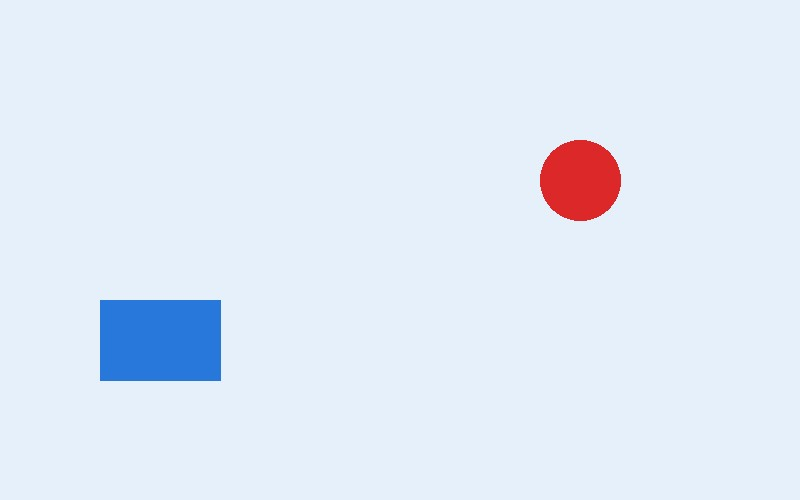
#> input picture .claude/skills/nauka-na-sprawdzian/przyklady/obrazy/plansza.jpg, 800 x 500 px
$ python siatka.py ../przyklady/obrazy/plansza.jpg out.png
#> lines starting #> are read from the running program, lines starting #| are printed output that depends on the picture
#!/usr/bin/env python3
"""Nakłada na obrazek podpisaną siatkę co 10% (i cieńszą co 5%), żeby odczytać współrzędne
punktu do zadania „spot” albo granice wycinka.  Użycie: python3 siatka.py wej.jpg wyj.png
Obejrzyj wynik narzędziem view i odczytaj x, y w procentach (0–100) od lewego górnego rogu."""
import sys
from PIL import Image, ImageDraw, ImageFont, ImageOps
im = ImageOps.exif_transpose(Image.open(sys.argv[1])).convert('RGB'); im.thumbnail((1400, 1400))
#> further down, im is the input picture: PIL image 800x500 RGB; mean R, G, B 225.2, 234.5, 246.5
W, H = im.size; d = ImageDraw.Draw(im, 'RGBA')
#> after `W, H = im.size`: W = 800; H = 500
try: f = ImageFont.truetype('/usr/share/fonts/truetype/dejavu/DejaVuSans-Bold.ttf', max(12, W // 70))
except Exception: f = ImageFont.load_default()
for p in range(5, 100, 5):
    x, y = W * p / 100, H * p / 100; a = 170 if p % 10 == 0 else 70; c = (255, 0, 0, a)
    d.line([(x, 0), (x, H)], fill=c, width=2 if p % 10 == 0 else 1); d.line([(0, y), (W, y)], fill=c, width=2 if p % 10 == 0 else 1)
    if p % 10 == 0:
        for t, pos in ((str(p), (x + 3, 3)), (str(p), (3, y + 3))):
            d.rectangle([pos, (pos[0] + f.size * 1.6, pos[1] + f.size * 1.2)], fill=(255, 255, 255, 200)); d.text(pos, t, fill=(200, 0, 0), font=f)
im.save(sys.argv[2]); print(f'Zapisano {sys.argv[2]} ({W}×{H})')
#> after `im.save(sys.argv[2])`:
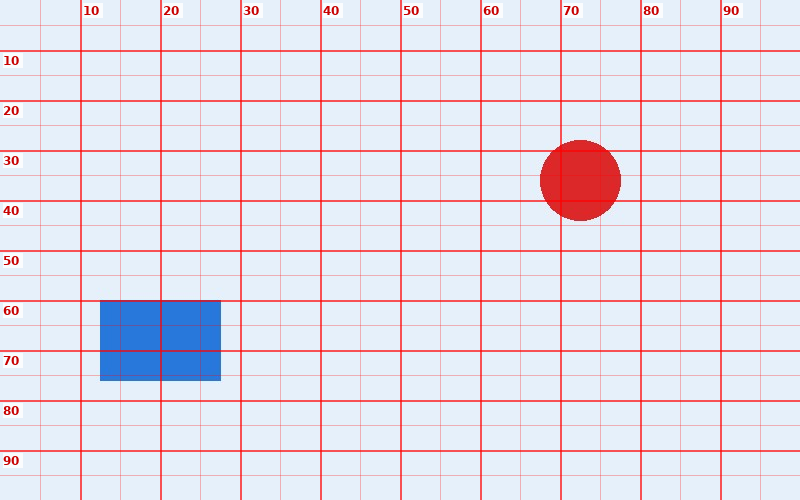
#> saved as out.png: PIL image 800x500 RGB; mean R, G, B 226.8, 222.8, 234.1
#| Zapisano out.png (800×500)
